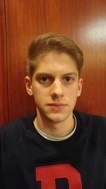
%> input picture poses_scaled/Nate/1202151736b.jpg, 106 x 189 px, shrunk from 269 x 478 before the run
$ octave demo_hog.m   (GNU Octave 9; MATLAB toolbox functions it lacks are replaced by stand-ins)
%> lines starting %> are read from the running program, lines starting %| are printed output that depends on the picture
### extractFeatures.m
function [ features, valid_pts, varargout ] = extractFeatures( I, ...
                                                      pts , varargin)

    I = double(I);
    Dx = double([1, -1, 0]);
    Dy = double([1; -1; 0]);

    %This chunk of code computes the derivatives for each channel
    %individually and then for each point selects the one that
    %results in the largest gradient magnitude
    Ix_ch = zeros(size(I));
    Iy_ch = zeros(size(I));
    I2_ch = zeros(size(I));
    for n = 1:3
        Ix_ch(:, :, n) = conv2(I(:,:,n), Dx, 'same');
        Iy_ch(:, :, n) = conv2(I(:,:,n), Dy, 'same');
        I2_ch(:,:, n) = sqrt(Ix_ch(:, :, n) .* Ix_ch(:, :, n) + ...
                             Iy_ch(:, :, n) .* Iy_ch(:, :, n));
    end

    [nr, nc] = size(I(:, :, 1));
    [I2, max_inds] = max(I2_ch, [], 3);
    [Xs, Ys] = meshgrid(1:nc, 1:nr);
    inds = sub2ind([nr, nc, 3], Ys(:), Xs(:), max_inds(:));
    Ix = reshape(Ix_ch(inds), nr, nc);
    Iy = reshape(Iy_ch(inds), nr, nc);

    %compute orientations and then move compute binary masks for
    %each orientation bin
    theta = atan2(Ix, Iy) + pi;
    orientation_bins = 15;
    bin_masks = cell(orientation_bins, 1);
    for i = 1:orientation_bins
        min_rad = 2*pi/orientation_bins*(i-1);
        max_rad = 2*pi/orientation_bins*i;
        bin_masks{i} = (theta > min_rad) & (theta < max_rad);
    end

    num_pts = size(pts, 1);
    cell_size = 16;


    %So the cells(r, c) holds the feature vector for the cell (8x8) with
    %its bottom left corner at (r, c). We don't fill in this whole
    %matrix we just use it to store our results. Since blocks overlap
    %we keep previously computed cells so we can simply look it up
    %instead of recomputing it. cell_mem is just a flag to say that a
    %specific cell has been computed before.
    %We maintain a similar matrix for the cell weights


    block_width = 4;
    num_blocks = block_width*block_width;
    block_rad = block_width/2;

    block_extent = block_rad*cell_size;

    cells = zeros(nr, nc, orientation_bins);
    cell_mem = false(nr, nc);

    valid_pts = zeros(size(pts));
    valid_pt_idx = 1;
    features = zeros(num_pts, orientation_bins*num_blocks);

    making_masks = false;
    if (nargin > 2)
        mask = varargin{1};
        making_masks = true;

        mask_cells = zeros(nr, nr);
        weights = zeros(num_pts, orientation_bins*num_blocks);
    end

    %Some precalculations to make computing convolutions faster and
    %computing the positions of each cell
    angular_blur = normpdf(-1:1, 0, 0.5);
    conv_idx1 = (1:orientation_bins)-1;
    conv_idx1(1) = orientation_bins;
    conv_idx2 = 1:orientation_bins;
    conv_idx3 = (1:orientation_bins) + 1;
    conv_idx3(orientation_bins) = 1;
    %I should have named this cell_pos because that's what it is
    %I'll fix later
    [block_pos_x, block_pos_y] = meshgrid((-block_rad+1):block_rad, ...
                                          (-block_rad+1):block_rad);
    %Compute the feature for each point in turn
    for i = 1:num_pts
        %compute the position of the cells that make up each block
        cell_poss = repmat(pts(i, :), num_blocks, 1) + ...
            [block_pos_x(:), block_pos_y(:)]*cell_size;

        %Only compute features whose block is entirely contained in
        %the image. This is the same behavior as Matlab's implementation
        bound_error_c = (cell_poss(:, 1) > nc-block_extent) | (cell_poss(:, 1) < block_extent);
        bound_error_r = (cell_poss(:, 2) > nr-block_extent) | (cell_poss(:, 2) < block_extent);


        if not(any(bound_error_c) || any(bound_error_r))
            feature = zeros(1, orientation_bins*num_blocks);
            if (making_masks)
                weight = zeros(1, orientation_bins*num_blocks);
            end
            %Compute each cell
            for n = 1:num_blocks
                %the bit of the feature vector we're calculating
                %this iteration
                vec_pos = (orientation_bins*(n-1)+1): ...
                          (orientation_bins*n);

                cell_pos_r = cell_poss(n, 2);
                cell_pos_c = cell_poss(n, 1);
                %Check if we've already computed this cell
                if (cell_mem(cell_pos_r, cell_pos_c))
                    feature(vec_pos) = reshape(cells(cell_pos_r, cell_pos_c, :), ...
                                               [1, ...
                                        orientation_bins]);
                    if (making_masks)
                        weight(vec_pos) = repmat(mask_cells(cell_pos_r, ...
                                                             cell_pos_c, ...
                                                             :),...
                                                 1, ...
                                                 orientation_bins);

                    end
                else
                    hist = zeros(1, orientation_bins);
                    if (making_masks)
                        cell_mask = mask((cell_pos_r-cell_size+1):cell_pos_r, ...
                                         (cell_pos_c-cell_size+1): ...
                                         cell_pos_c);
                        w = nnz(cell_mask)/(cell_size*cell_size);
                        weight(vec_pos) = w;
                        mask_cells(cell_pos_r, cell_pos_c) = w;
                    end
                    %Mask the cell which each orientation mask and sum
                    for o = 1:orientation_bins
                        cur_cell = I2((cell_pos_r-cell_size+1):cell_pos_r, ...
                                      (cell_pos_c-cell_size+1):cell_pos_c);
                        or_mask = bin_masks{o}((cell_pos_r-cell_size+1):cell_pos_r, ...
                                            (cell_pos_c-cell_size+1): ...
                                            cell_pos_c);
                        hist_val = sum(sum(cur_cell .* or_mask));
                        hist(o) = hist_val;
                    end
                    %apply angular blur
                    hist = (angular_blur(1)*hist(conv_idx1)) + ...
                           (angular_blur(2)*hist(conv_idx2)) + ...
                           (angular_blur(3)*hist(conv_idx3));
                    cells(cell_pos_r, cell_pos_c, :) =  reshape(hist, ...
                                                                [1, 1, orientation_bins]);
                    %indicate that we have computed this cell for
                    %future use
                    cell_mem(cell_pos_r, cell_pos_c) = true;
                    feature(vec_pos) = hist;
                end
            end
            %normalize feature and put everything in it's correct place
            feature = feature/(norm(feature, 2)+eps);
            features(valid_pt_idx, :) = feature;
            if (nargin > 2)
                weights(valid_pt_idx, :) = weight;
            end
            valid_pts(valid_pt_idx, :) = pts(i, :);
            valid_pt_idx = valid_pt_idx + 1;
        end
    end
    %we incremented this after computing the last point so it's off
    %by one
    num_valid_pts = valid_pt_idx - 1;

    %set up output arguments
    features = features(1:num_valid_pts, :);
    valid_pts = valid_pts(1:num_valid_pts, :);
    if (making_masks)
        varargout{1} = weights;
        features = features .* weights;
    end
end

### demo_hog.m
%%
VISUALS = false;
%%SETUP REFERENCE FACE
grid_size = 8;
face = imread('poses_scaled/Nate/1202151736b.jpg');
%> face is the input picture: size 189x106x3 uint8; mean R, G, B 113.5, 64.1, 38.2
mask = imread('poses_scaled/Nate/1202151736b-mask.png');
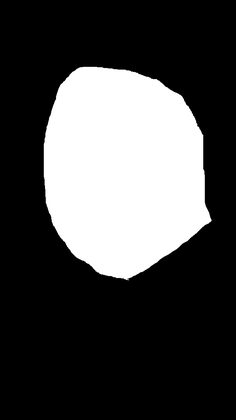
%> input picture poses_scaled/Nate/1202151736b-mask.png, 236 x 420 px, shrunk from 598 x 1062 before the run
%> mask is the input picture: size 420x236 uint8; min 0, max 255, mean 70.9
video = 'easy3';
[face_nr, face_nc, ~] = size(face);
%> face_nr = 189; face_nc = 106
frame_names = dir(sprintf('%s/frame*.png', video));
[face_xs, face_ys] = meshgrid(1:grid_size:face_nc, 1:grid_size: ...
                              face_nr);
face_inds = sub2ind([face_nr, face_nc], face_ys(:), face_xs(:));
%> face_inds = 336 values from 1 to 19841
face_inds(mask(face_inds) == 0) = [];
[face_ys, face_xs] = ind2sub([face_nr, face_nc], face_inds);
%> face_ys = [49; 65; 73; 81; 89; 113]; face_xs = [97; 97; 97; 97; 97; 97]

[face_features, face_points] = extractFeatures(face, ...
                                               [face_xs, face_ys]);
%> after the loop in extractFeatures, `for n = 1:3`:
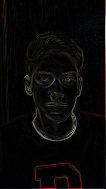
%> I2_ch: size 189x106x3 double; mean R, G, B 9.9, 8.6, 7.8
%> after the loop in extractFeatures, `for n = 1:3`:
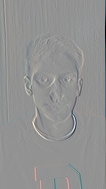
%> Ix_ch: size 189x106x3 double; mean R, G, B -0.9, -0.3, -0.2; drawn with min black and max white
%> after the loop in extractFeatures, `for n = 1:3`:
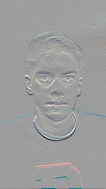
%> Iy_ch: size 189x106x3 double; mean R, G, B -0.8, -0.3, -0.1; drawn with min black and max white
%> in extractFeatures, `[nr, nc] = size(I(:, :, 1));`: nr = 189; nc = 106
%> in extractFeatures, `[I2, max_inds] = max(I2_ch, [], 3);`:
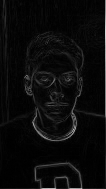
%> I2: size 189x106 double; min 0, max 214, mean 11
%> in extractFeatures, `[I2, max_inds] = max(I2_ch, [], 3);`:
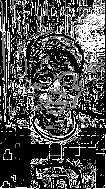
%> max_inds: size 189x106 double; min 1, max 3, mean 1.63; drawn with min black and max white
%> in extractFeatures, `theta = atan2(Ix, Iy) + pi;`:
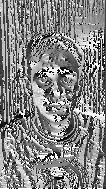
%> theta: size 189x106 double; min 0.00571, max 6.28, mean 3.27; drawn with min black and max white
%> after the loop in extractFeatures, `for i = 1:orientation_bins`: bin_masks = 15 items
%> in extractFeatures, `cell_mem = false(nr, nc);`: cell_mem: size 189x106 logical; every value is 0
%> after the loop in extractFeatures, `for i = 1:num_pts`: feature = 1; valid_pts = [0 0; 0 0; 0 0; 0 0; 0 0; 0 0]
%> in extractFeatures, `num_valid_pts = valid_pt_idx - 1;`: num_valid_pts = 0
%> in extractFeatures, `features = features(1:num_valid_pts, :);`: features = []
%> face_features = []; face_points = []
%This is how we 'disable' weights. We just set them to all ones so
%basically no weighting
feature_dim = size(face_features, 2);
%> feature_dim = 240
face_weights = ones(length(face_features), feature_dim);

%calculate center of face and shift origin of all face points to it
s = regionprops(mask, 'centroid');
%> s = 255 regions; first 5, Centroid: [128.6 183.6], [121.3 153.6], [119.4 172.8], [110.1 160.7], [143.5 171.3]
center = s.Centroid;
%> center = [128.6 183.6]
face_vecs = face_points - repmat(center, length(face_points), 1);
%> face_vecs = []

%%FIND FACE IN EACH FRAME
for fidx = 1:length(frame_names)
    frame_name = sprintf('%s/frame-%03d.png', video, fidx);
    frame = imread(frame_name);

    [frame_nr, frame_nc, ~] = size(frame);


    [frame_xs, frame_ys] = meshgrid(1:grid_size:frame_nc, 1:grid_size:frame_nr);


    %%GET FEATURES AND GENERATE SCORE MAP
    [frame_features, frame_points] = extractFeatures(frame,...
                                                     [frame_xs(:), frame_ys(:)]);


    [ score_map, voters, IDS, D ] = generate_score_map(frame_features, frame_points,...
                                                      face_features, face_vecs,...
                                                      face_weights,...
                                                      frame_nr, frame_nc);

    if VISUALS
        figure('Name', 'Score Map'); imagesc(score_map); axis image;
    end


    %%FIND MOST VOTED FOR POINT
    [~, max_inds] = max(score_map(:));
    [max_y, max_x] = ind2sub([frame_nr frame_nc], max_inds);
    votes = reshape(voters(max_y,  max_x, :), ...
                    length(frame_points), 1);

    %hold over from when features could cast multiple votes
    did_vote = any(votes, 2);

    %Do some Matlabing to get all the appropriate features from the
    %did_vote vector
    matched_frame_points = frame_points(did_vote, :);
    frame_matched_idxs = find(did_vote);
    matched_weights = D(frame_matched_idxs);
    face_matched_idxs = IDS(frame_matched_idxs);
    matched_face_points = face_points(face_matched_idxs, :);

    num_matches = length(matched_frame_points);
    %shift all points so that the origin is the predicted center
    %we do this so that the origin means the same thing in both the
    %face and the frame space
    shifted_mframe_points = matched_frame_points - repmat([max_x,max_y], ...
                                                      num_matches, ...
                                                      1);
    shifted_mface_points = matched_face_points - repmat(center, ...
                                                      num_matches, ...
                                                      1);

    %RANSAC IT!
    if (num_matches < 5)
        fprintf('only found %d matches\n', num_matches);
    end
    [tps, inlier_ids] = ransac_est_tps(shifted_mframe_points, ...
                                       shifted_mface_points, ...
                                       4);

    %More Matlabing to get the inliers
    inlier_weights = matched_weights(inlier_ids);
    inlier_frame_points = matched_frame_points(inlier_ids, :);
    inlier_face_points = matched_face_points(inlier_ids, :);
    [inlier_weights, sorted_inds] = sort(inlier_weights);
    inlier_frame_points = inlier_frame_points(sorted_inds, :);
    inlier_face_points = inlier_face_points(sorted_inds, :);

    %%ENFORE ONE-2-ONE MATCHING BEFORE WARPING
    %when multiple feature points match one face point we retain
    %the match with the lowest weight
    [o2o_face_points, o2o_inds, ~] = unique(inlier_face_points, ...
                                            'rows', 'first');
    o2o_frame_points = inlier_frame_points(o2o_inds, :);

    %Do the replacement
    replaced = replace_face(frame, face, mask, [max_x max_y], ...
                            center, o2o_frame_points, ...
                            o2o_face_points);
    output_name = sprintf('output3/frame-%03d.png', fidx);
    fprintf('writing to %s\n', output_name);
    imwrite(replaced, output_name);


    if VISUALS
        figure(); imagesc(replaced); axis image;
        figure(); imagesc(frame); axis image; hold on;
        Xin = matched_frame_points(inlier_ids, 1);
        Yin = matched_frame_points(inlier_ids, 2);
        X = matched_frame_points(:, 1);
        Y = matched_frame_points(:, 2);
        U = face_vecs(face_matched_idxs(inlier_ids), 1);
        V = face_vecs(face_matched_idxs(inlier_ids), 2);
        for n = 1:length(X)
            th = 0:pi/50:2*pi;
            xpts = grid_size*cos(th)+X(n);
            ypts = grid_size*sin(th)+Y(n);
            if (any(inlier_ids == n))
                plot(xpts, ypts, 'Color', 'green');
            else
                plot(xpts, ypts, 'Color', 'blue');
            end

        end
        quiver(Xin, Yin, -U, -V, 0);
        hold off;
    end
                %
                %saveas(h, output_name);

end
